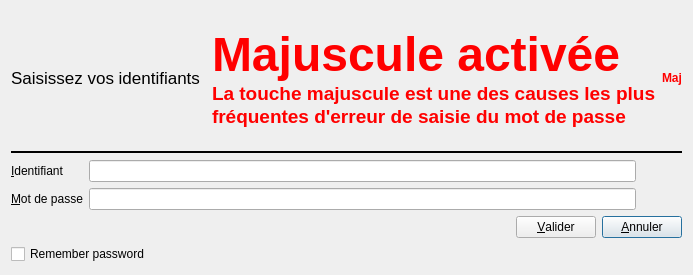
<?xml version="1.0" encoding="UTF-8"?>
<ui version="4.0">
 <class>C_Dlg_Login</class>
 <widget class="QDialog" name="C_Dlg_Login">
  <property name="geometry">
   <rect>
    <x>0</x>
    <y>0</y>
    <width>574</width>
    <height>275</height>
   </rect>
  </property>
  <property name="windowTitle">
   <string>Saisie des identifiants</string>
  </property>
  <layout class="QGridLayout" name="gridLayout_7">
   <item row="0" column="0">
    <widget class="QLabel" name="label_LoginTitle">
     <property name="font">
      <font>
       <pointsize>13</pointsize>
      </font>
     </property>
     <property name="text">
      <string>Saisissez vos identifiants</string>
     </property>
     <property name="alignment">
      <set>Qt::AlignCenter</set>
     </property>
    </widget>
   </item>
   <item row="0" column="1">
    <spacer name="horizontalSpacer_2">
     <property name="orientation">
      <enum>Qt::Horizontal</enum>
     </property>
     <property name="sizeHint" stdset="0">
      <size>
       <width>101</width>
       <height>20</height>
      </size>
     </property>
    </spacer>
   </item>
   <item row="0" column="2">
    <widget class="QLabel" name="label_CapsState_Mess">
     <property name="frameShadow">
      <enum>QFrame::Plain</enum>
     </property>
     <property name="text">
      <string>&lt;!DOCTYPE HTML PUBLIC &quot;-//W3C//DTD HTML 4.0//EN&quot; &quot;http://www.w3.org/TR/REC-html40/strict.dtd&quot;&gt;
&lt;html&gt;&lt;head&gt;&lt;meta name=&quot;qrichtext&quot; content=&quot;1&quot; /&gt;&lt;style type=&quot;text/css&quot;&gt;
p, li { white-space: pre-wrap; }
&lt;/style&gt;&lt;/head&gt;&lt;body style=&quot; font-family:'.Lucida Grande UI'; font-size:13pt; font-weight:400; font-style:normal;&quot;&gt;
&lt;table border=&quot;0&quot; style=&quot;-qt-table-type: root; margin-top:4px; margin-bottom:4px; margin-left:4px; margin-right:4px;&quot;&gt;
&lt;tr&gt;
&lt;td style=&quot;border: none;&quot;&gt;
&lt;p style=&quot; margin-top:0px; margin-bottom:0px; margin-left:0px; margin-right:0px; -qt-block-indent:0; text-indent:0px;&quot;&gt;&lt;span style=&quot; font-family:'Sans Serif'; font-size:36pt; font-weight:600; color:#ff0000;&quot;&gt;Majuscule activée&lt;/span&gt;&lt;/p&gt;
&lt;p style=&quot; margin-top:0px; margin-bottom:0px; margin-left:0px; margin-right:0px; -qt-block-indent:0; text-indent:0px;&quot;&gt;&lt;span style=&quot; font-family:'Sans Serif'; font-size:14pt; font-weight:600; color:#ff0000;&quot;&gt;La touche majuscule est une des causes les plus&lt;/span&gt;&lt;/p&gt;
&lt;p style=&quot; margin-top:0px; margin-bottom:0px; margin-left:0px; margin-right:0px; -qt-block-indent:0; text-indent:0px;&quot;&gt;&lt;span style=&quot; font-family:'Sans Serif'; font-size:14pt; font-weight:600; color:#ff0000;&quot;&gt;fréquentes d'erreur de saisie du mot de passe&lt;/span&gt;&lt;/p&gt;&lt;/td&gt;&lt;/tr&gt;&lt;/table&gt;&lt;/body&gt;&lt;/html&gt;</string>
     </property>
     <property name="alignment">
      <set>Qt::AlignCenter</set>
     </property>
    </widget>
   </item>
   <item row="0" column="3">
    <widget class="QLabel" name="label_CapsState">
     <property name="frameShadow">
      <enum>QFrame::Plain</enum>
     </property>
     <property name="text">
      <string>&lt;!DOCTYPE HTML PUBLIC &quot;-//W3C//DTD HTML 4.0//EN&quot; &quot;http://www.w3.org/TR/REC-html40/strict.dtd&quot;&gt;
&lt;html&gt;&lt;head&gt;&lt;meta name=&quot;qrichtext&quot; content=&quot;1&quot; /&gt;&lt;style type=&quot;text/css&quot;&gt;
p, li { white-space: pre-wrap; }
&lt;/style&gt;&lt;/head&gt;&lt;body style=&quot; font-family:'Sans Serif'; font-size:9pt; font-weight:400; font-style:normal;&quot;&gt;
&lt;table style=&quot;-qt-table-type: root; margin-top:4px; margin-bottom:4px; margin-left:4px; margin-right:4px;&quot;&gt;
&lt;tr&gt;
&lt;td style=&quot;border: none;&quot;&gt;
&lt;p style=&quot; margin-top:0px; margin-bottom:0px; margin-left:0px; margin-right:0px; -qt-block-indent:0; text-indent:0px;&quot;&gt;&lt;span style=&quot; font-weight:600; color:#ff0000;&quot;&gt;Maj&lt;/span&gt;&lt;/p&gt;&lt;/td&gt;&lt;/tr&gt;&lt;/table&gt;&lt;/body&gt;&lt;/html&gt;</string>
     </property>
     <property name="alignment">
      <set>Qt::AlignCenter</set>
     </property>
    </widget>
   </item>
   <item row="1" column="0" colspan="4">
    <widget class="Line" name="line">
     <property name="frameShadow">
      <enum>QFrame::Plain</enum>
     </property>
     <property name="lineWidth">
      <number>2</number>
     </property>
     <property name="orientation">
      <enum>Qt::Horizontal</enum>
     </property>
    </widget>
   </item>
   <item row="2" column="0" colspan="4">
    <layout class="QGridLayout" name="gridLayout_4">
     <item row="0" column="0">
      <layout class="QGridLayout" name="gridLayout_3">
       <item row="0" column="0">
        <widget class="QLabel" name="label">
         <property name="text">
          <string>&amp;Identifiant </string>
         </property>
         <property name="buddy">
          <cstring>lineEdit_Login</cstring>
         </property>
        </widget>
       </item>
       <item row="1" column="0">
        <widget class="QLabel" name="label_2">
         <property name="text">
          <string>&amp;Mot de passe</string>
         </property>
         <property name="buddy">
          <cstring>lineEdit_Password</cstring>
         </property>
        </widget>
       </item>
      </layout>
     </item>
     <item row="0" column="1">
      <layout class="QGridLayout" name="gridLayout">
       <item row="0" column="0">
        <widget class="QLineEdit" name="lineEdit_Login">
         <property name="toolTip">
          <string>Saisie de l'identifiant</string>
         </property>
        </widget>
       </item>
       <item row="1" column="0">
        <widget class="QLineEdit" name="lineEdit_Password">
         <property name="toolTip">
          <string>Saisie du mot de passe</string>
         </property>
        </widget>
       </item>
      </layout>
     </item>
     <item row="0" column="2">
      <layout class="QGridLayout" name="gridLayout_2">
       <item row="0" column="0">
        <widget class="QPushButton" name="pushButton_LoginHideShow">
         <property name="toolTip">
          <string>Changer la visibilité du champ de saisie (aveugle / visible)</string>
         </property>
         <property name="text">
          <string/>
         </property>
         <property name="shortcut">
          <string>Alt+L</string>
         </property>
         <property name="flat">
          <bool>true</bool>
         </property>
        </widget>
       </item>
       <item row="1" column="0">
        <widget class="QPushButton" name="pushButton_PasswordHideShow">
         <property name="toolTip">
          <string>Changer la visibilité du champ de saisie (aveugle / visible)</string>
         </property>
         <property name="text">
          <string/>
         </property>
         <property name="shortcut">
          <string>Alt+P</string>
         </property>
         <property name="flat">
          <bool>true</bool>
         </property>
        </widget>
       </item>
      </layout>
     </item>
    </layout>
   </item>
   <item row="3" column="0" colspan="4">
    <layout class="QGridLayout" name="gridLayout_6">
     <item row="0" column="0">
      <spacer name="horizontalSpacer">
       <property name="orientation">
        <enum>Qt::Horizontal</enum>
       </property>
       <property name="sizeHint" stdset="0">
        <size>
         <width>148</width>
         <height>20</height>
        </size>
       </property>
      </spacer>
     </item>
     <item row="0" column="1">
      <layout class="QGridLayout" name="gridLayout_5">
       <item row="0" column="0">
        <widget class="QPushButton" name="pushButton_LoginOk">
         <property name="text">
          <string>&amp;Valider</string>
         </property>
        </widget>
       </item>
       <item row="0" column="1">
        <widget class="QPushButton" name="pushButton_LoginCancel">
         <property name="text">
          <string>&amp;Annuler</string>
         </property>
         <property name="default">
          <bool>true</bool>
         </property>
        </widget>
       </item>
      </layout>
     </item>
    </layout>
   </item>
   <item row="4" column="0">
    <widget class="QCheckBox" name="checkBoxMemorise">
     <property name="text">
      <string>Remember password</string>
     </property>
    </widget>
   </item>
  </layout>
 </widget>
 <resources/>
 <connections/>
</ui>
